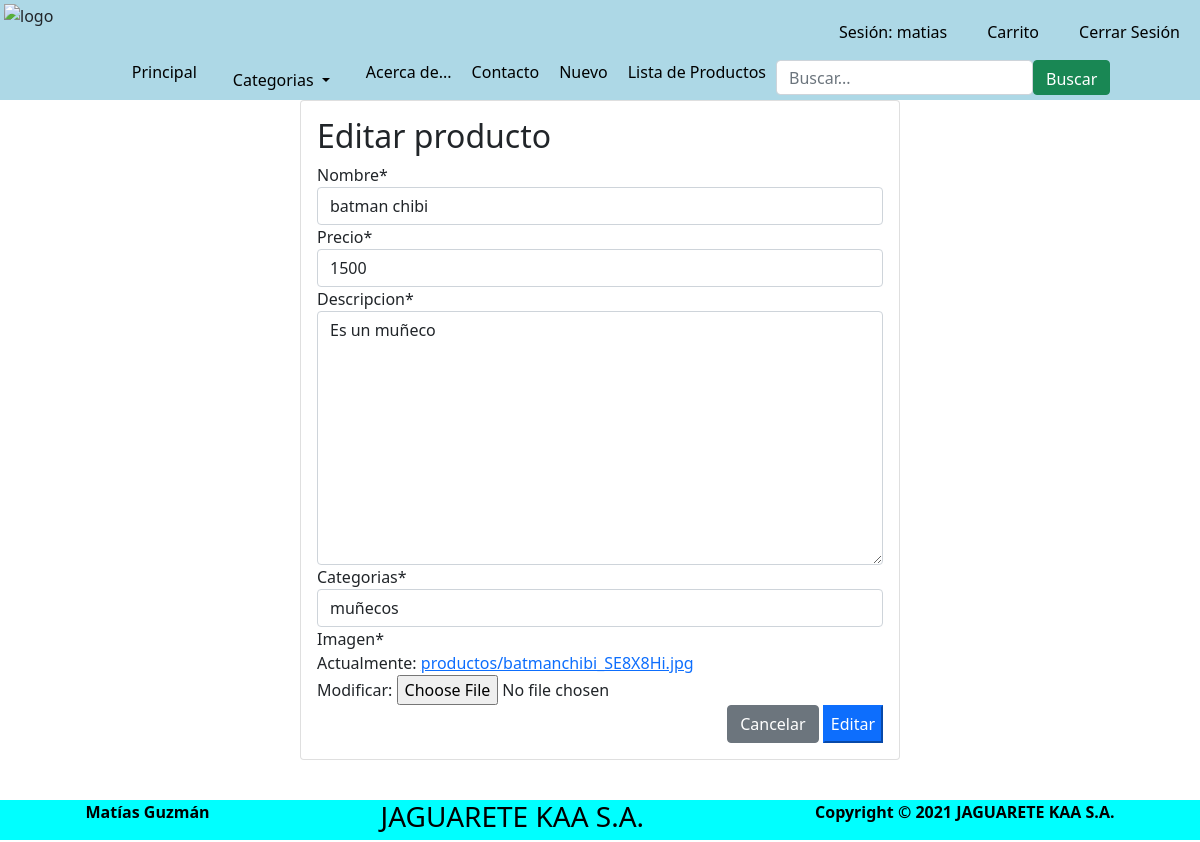
/Editar/43/ (signed in), run on the app's committed database.
### ProyectoFinal/models.py (models this page shows, shortened)
class Producto(models.Model):
    nombre = models.CharField(max_length=50)
    precio = models.IntegerField()
    descripcion = models.TextField(max_length= 411)
    categorias = models.ForeignKey(Categoria, null = True, on_delete= models.PROTECT)
    imagen = models.ImageField(upload_to="productos", null = True)

class Categoria(models.Model):
    nombre = models.CharField(max_length=50, null = False)
    def __str__(self):
        return self.nombre

### ProyectoFinal/views.py (the view, shortened to what this page needs)
# urls.py: path('Editar/<id>/', views.Editar, name = "Editar_Producto"),
@permission_required('ProyectoFinal.change_producto')
def Editar(request, id):
    producto = get_object_or_404(Producto, id=id)
    data = {
        'form' : AgregarForm(instance=producto)
    }
    return render(request, 'producto/editar.html', data)

### ProyectoFinal/forms.py
class AgregarForm(forms.ModelForm):
    class Meta:
        model = Producto
        fields = '__all__'

### ProyectoFinal/templates/producto/editar.html (shortened to what this page needs)
{% extends 'plantillas/layout.html' %}
{% block content %}
{% load crispy_forms_tags %}
<div class="formulario">
    <div class="col-12 col-md-6 offset-md-3">
        <div class="card">
            <div class="card-body">
                <h2>Editar producto</h2>
                <form action="" method="post" enctype="multipart/form-data">
                    {{ form | crispy }}
                    <div class="d-flex justify-content-end">
                        <a href = "{% url 'Lista_Producto' %}"class = "btn btn-secondary">Cancelar</a>
                        <input type="submit" value="Editar" class = "bnt btn-primary">
                    </div>
                </form>
            </div>
        </div>
    </div>
</div>
{% endblock %}

### ProyectoFinal/templates/plantillas/layout.html (shortened to what this page needs)
<!DOCTYPE html>
<html lang="es">
    <head>
        {% load static %}
        <link rel="stylesheet" href="{% static 'estilos/estilos.css' %}">
        <link href="https://cdn.jsdelivr.net/npm/bootstrap@5.0.2/dist/css/bootstrap.min.css" rel="stylesheet">
    </head>
    <body>
        <header class="encabezado">
            <div class = "logo">
                <img src="https://th.bing.com/th/id/OIP.Ngg6kQZc8l9k9tH6nyXwTAHaHa?pid=ImgDet&rs=1" alt="logo">
            </div>
            <nav class = "BotonesEncabezado" >
                <ul>
                    {% if user.is_authenticated %}
                    <li><a href= "#" >Sesión: {{ user.username }}</a></li>
                    {% else %}
                    <li><a href="{% url 'login' %}">Iniciar Sesión</a></li>
                    <li><a href="{% url 'Registro' %}">Crear cuenta</a></li>
                    {% endif %}
                    {% if user.is_authenticated %}
                    <li><a href="{% url 'Carrito' %}">Carrito</a></li>
                    {% else %}
                    <li><a href="{% url 'login' %}">Carrito</a></li>
                    {% endif %}
                    {% if user.is_authenticated %}
                    <li><a href= "{% url 'logout' %}">Cerrar Sesión</a></li>
                    {% endif %}
                </ul>
            </nav>
        </header>
        <div class= "contenedor-menu">
            <nav class = "menu">
                <ul>
                    <li><a href="{% url 'Home' %}">Principal</a></li>
                    <li class="nav-item">
                        <div class="dropdown">
                            <a type="button" class="nav-link dropdown-toggle" data-toggle="dropdown">
                            Categorias
                            </a>
                    <li><a href="{% url 'AcercaDe' %}">Acerca de...</a></li>
                    <li><a href="mailto:matiasguzman00@hotmail.com">Contacto</a></li>
                    {% if perms.ProyectoFinal.add_producto %}
                    <li><a href="{% url 'Agregar_Producto' %}">Nuevo</a></li>
                    {% endif %}
                    {% if perms.ProyectoFinal.view_producto %}
                    <li><a href="{% url 'Lista_Producto' %}">Lista de Productos</a></li>
                    {% endif %}
                </ul>
                <form action="" method="GET" class = "d-flex" style = "max-height: 35px;">
                    <input type="text" class = "form-control" placeholder="Buscar..." name = "buscar">
                    <button type = "submit" class = "btn btn-success ">Buscar</button>
                </form>
            </nav>
        </div>
        <div class = "contenido">
            {% block content %}
            {%  endblock %}
        </div>
        <footer>
            <div class = "contenedor-footer">
                <p><b>Matías Guzmán</b></p>
                <h3>JAGUARETE KAA S.A.</h3>
                <p><b>Copyright &copy; 2021 JAGUARETE KAA S.A.</b></p>
            </div>
        </footer>
    </body>
</html>

### ProyectoFinal/static/estilos/estilos.css (style rules this page uses)
.encabezado { display: flex; position: relative; flex-direction: row; background-color: lightblue; height: 60px; top: 0; left: 0; right: 0; }
.logo img { height: 55px; width: 150px; padding: 4px; }
.BotonesEncabezado { display: flex; height: 10px; margin-left: auto; margin-top: 0; }
.BotonesEncabezado ul { display:flex; }
.BotonesEncabezado ul li { list-style:none; display: flex; }
.BotonesEncabezado ul li a { display:block; padding: 20px; text-decoration:none; color: black; }
.contenedor-menu { display: flex; justify-content: center; align-items: center; flex-wrap: wrap; position: relative; height: 40px; top: 0; background-color: lightblue; left: 0; right: 0; }
.menu { display: flex; flex-wrap: wrap; position: relative; }
.menu ul { display: flex; list-style: none; position: relative; margin-left: auto; margin-right: auto; top: -10px; }
.menu ul li { display:flex; margin: 10px; }
.menu ul li a { display: block; text-decoration: none; color: black; }
.contenido { min-height: calc(100vh - 100px); }
footer { position:absolute; width: 100%; background-color:aqua; color: black; height: 40px; }
.contenedor-footer { display: flex; align-content: center; justify-content: space-around; text-align: center; flex-direction: row; }
.card { width: 100%; }

### data on the page
Producto: nombre "batman chibi", precio "1500", descripcion "Es un muñeco", categorias "muñecos"

### other printed values
{{ user.username }} "matias"
